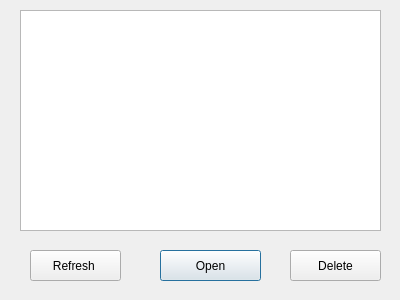
<?xml version="1.0" encoding="UTF-8"?>
<ui version="4.0">
 <class>FilesListDialog</class>
 <widget class="QDialog" name="FilesListDialog">
  <property name="geometry">
   <rect>
    <x>0</x>
    <y>0</y>
    <width>400</width>
    <height>300</height>
   </rect>
  </property>
  <property name="windowTitle">
   <string>Dialog</string>
  </property>
  <widget class="QListView" name="listView">
   <property name="geometry">
    <rect>
     <x>20</x>
     <y>10</y>
     <width>361</width>
     <height>221</height>
    </rect>
   </property>
  </widget>
  <widget class="QPushButton" name="openButton">
   <property name="geometry">
    <rect>
     <x>160</x>
     <y>250</y>
     <width>101</width>
     <height>31</height>
    </rect>
   </property>
   <property name="text">
    <string>Open</string>
   </property>
  </widget>
  <widget class="QPushButton" name="deleteButton">
   <property name="geometry">
    <rect>
     <x>290</x>
     <y>250</y>
     <width>91</width>
     <height>31</height>
    </rect>
   </property>
   <property name="text">
    <string>Delete</string>
   </property>
  </widget>
  <widget class="QPushButton" name="refreshButton">
   <property name="geometry">
    <rect>
     <x>30</x>
     <y>250</y>
     <width>91</width>
     <height>31</height>
    </rect>
   </property>
   <property name="text">
    <string>Refresh </string>
   </property>
  </widget>
 </widget>
 <resources/>
 <connections/>
</ui>
